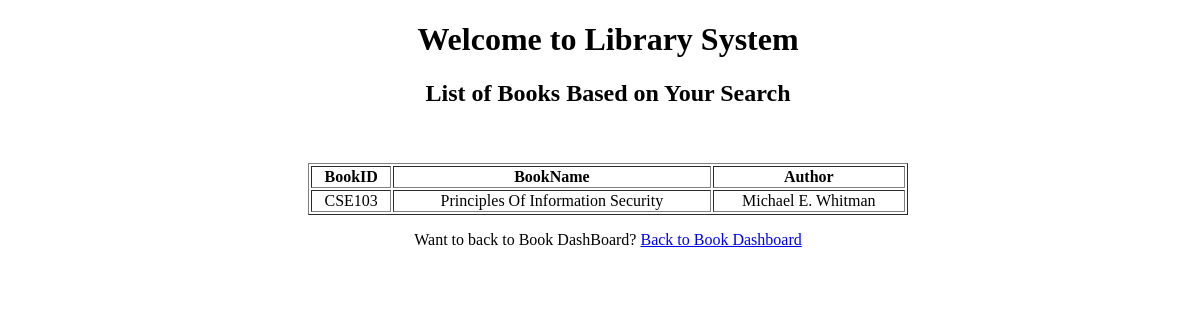
The app's page /LibraryManagementSystemWithRegistrationForm/search_book.php?regName=Principles Of Information Security with its own data.
### tables this page shows
CREATE TABLE `books` (
  `BookId` varchar(20) NOT NULL,
  `BookName` varchar(90) NOT NULL,
  `Author` text NOT NULL,
  `Publisher` varchar(60) NOT NULL,
  `NumberOfBooks` int(100) NOT NULL,
  `Reservation` varchar(60) NOT NULL DEFAULT 'No'
);

### LibraryManagementSystemWithRegistrationForm/search_book.php (the view, shortened to what this page needs)
<?php
$regValue=$_GET['regName'];
include "config.php";
?>
<!DOCTYPE html>
<html>
    <head>
    </head>
    <body class='center'>
        <h1>Welcome to Library System</h1>
        <h2>List of Books Based on Your Search</h2>
    <br></br>
    <?php
        $name="$regValue";
        $sql="select * from books where BookName LIKE '%$name%'";
        $res=mysqli_query($conn,$sql);
        echo "<table style='width:50% ' border='1' align='center' >";
        echo "<tr style='background-color: white;'>";
        echo "<th>";  echo "BookID";  echo "</th>";
        echo "<th>";  echo "BookName";  echo "</th>";
        echo "<th>";  echo "Author";  echo "</th>";
        echo "</tr>";
        while($row=mysqli_fetch_assoc($res)){
            echo "<tr>";
            echo "<td>"; echo $row['BookId']; echo "</td>";
            echo "<td>"; echo $row['BookName']; echo "</td>";
            echo "<td>"; echo $row['Author']; echo "</td>";
            echo "</tr>";
        }
        echo "</table>";
    ?>
 <p class="Login-Register-text">Want to back to Book DashBoard? <a href="books.php">Back to Book Dashboard</a></p>
        </body>
</html>

### LibraryManagementSystemWithRegistrationForm/search_book.php (style rules this page uses)
.center { text-align: center; background-image: url("lib1"); }
.center { width: 100%; min-height: 100vh; background-image: url("lib1.jpg"); align-self: auto; background-repeat: no-repeat; background-size: cover; }

### records on screen
books: BookId "CSE103", BookName "Principles Of Information Security", Author "Michael E. Whitman"
